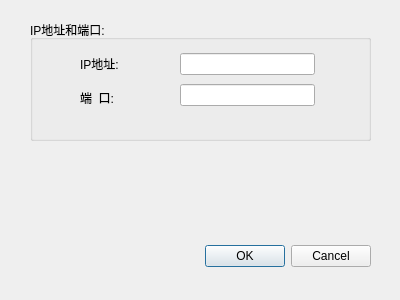
<?xml version="1.0" encoding="UTF-8"?>
<ui version="4.0">
 <class>Dialog</class>
 <widget class="QDialog" name="Dialog">
  <property name="geometry">
   <rect>
    <x>0</x>
    <y>0</y>
    <width>400</width>
    <height>300</height>
   </rect>
  </property>
  <property name="windowTitle">
   <string>设置</string>
  </property>
  <widget class="QDialogButtonBox" name="buttonBox">
   <property name="geometry">
    <rect>
     <x>30</x>
     <y>240</y>
     <width>341</width>
     <height>32</height>
    </rect>
   </property>
   <property name="orientation">
    <enum>Qt::Horizontal</enum>
   </property>
   <property name="standardButtons">
    <set>QDialogButtonBox::Cancel|QDialogButtonBox::Ok</set>
   </property>
  </widget>
  <widget class="QGroupBox" name="groupBox">
   <property name="geometry">
    <rect>
     <x>30</x>
     <y>20</y>
     <width>341</width>
     <height>121</height>
    </rect>
   </property>
   <property name="title">
    <string>IP地址和端口:</string>
   </property>
   <widget class="QWidget" name="layoutWidget">
    <property name="geometry">
     <rect>
      <x>50</x>
      <y>30</y>
      <width>68</width>
      <height>61</height>
     </rect>
    </property>
    <layout class="QGridLayout" name="gridLayout">
     <item row="1" column="0">
      <widget class="QLabel" name="label_2">
       <property name="text">
        <string>端  口:</string>
       </property>
      </widget>
     </item>
     <item row="0" column="0">
      <widget class="QLabel" name="label">
       <property name="text">
        <string>IP地址:</string>
       </property>
      </widget>
     </item>
    </layout>
   </widget>
   <widget class="QWidget" name="layoutWidget">
    <property name="geometry">
     <rect>
      <x>150</x>
      <y>30</y>
      <width>135</width>
      <height>61</height>
     </rect>
    </property>
    <layout class="QGridLayout" name="gridLayout_2">
     <item row="0" column="0">
      <widget class="QLineEdit" name="IP_Edit"/>
     </item>
     <item row="1" column="0">
      <widget class="QLineEdit" name="Port_Edit"/>
     </item>
    </layout>
   </widget>
  </widget>
 </widget>
 <resources/>
 <connections>
  <connection>
   <sender>buttonBox</sender>
   <signal>accepted()</signal>
   <receiver>Dialog</receiver>
   <slot>accept()</slot>
   <hints>
    <hint type="sourcelabel">
     <x>248</x>
     <y>254</y>
    </hint>
    <hint type="destinationlabel">
     <x>157</x>
     <y>274</y>
    </hint>
   </hints>
  </connection>
  <connection>
   <sender>buttonBox</sender>
   <signal>rejected()</signal>
   <receiver>Dialog</receiver>
   <slot>reject()</slot>
   <hints>
    <hint type="sourcelabel">
     <x>316</x>
     <y>260</y>
    </hint>
    <hint type="destinationlabel">
     <x>286</x>
     <y>274</y>
    </hint>
   </hints>
  </connection>
 </connections>
</ui>
